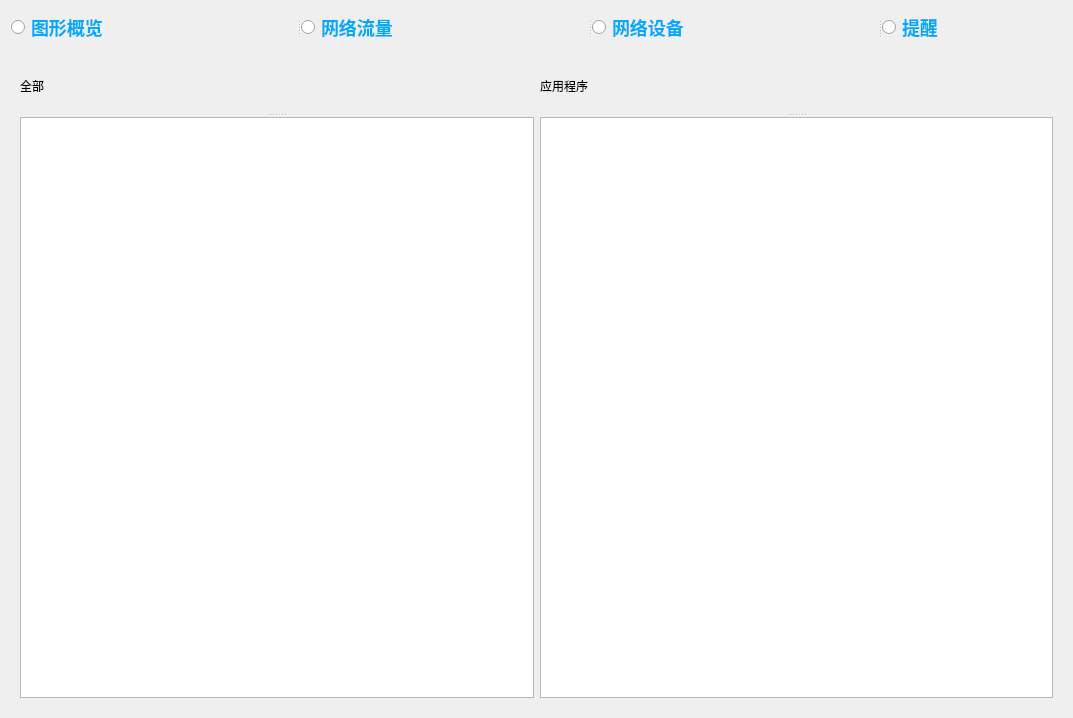
<?xml version="1.0" encoding="UTF-8"?>
<ui version="4.0">
 <class>Form</class>
 <widget class="QWidget" name="Form">
  <property name="geometry">
   <rect>
    <x>0</x>
    <y>0</y>
    <width>1073</width>
    <height>718</height>
   </rect>
  </property>
  <property name="windowTitle">
   <string>端口流量监控系统</string>
  </property>
  <layout class="QGridLayout" name="gridLayout">
   <item row="0" column="0">
    <widget class="QSplitter" name="splitter_5">
     <property name="styleSheet">
      <string notr="true">QRadioButton{
	font-family: &quot;Microsoft YaHei&quot;;
font-size: 18px;
font-weight: bold;
color: rgb(0, 170, 255);
}</string>
     </property>
     <property name="orientation">
      <enum>Qt::Horizontal</enum>
     </property>
     <widget class="QRadioButton" name="rbtn1">
      <property name="text">
       <string>图形概览</string>
      </property>
     </widget>
     <widget class="QRadioButton" name="rbtn2">
      <property name="text">
       <string>网络流量</string>
      </property>
     </widget>
     <widget class="QRadioButton" name="rbtn3">
      <property name="text">
       <string>网络设备</string>
      </property>
     </widget>
     <widget class="QRadioButton" name="rbtn4">
      <property name="text">
       <string>提醒</string>
      </property>
     </widget>
    </widget>
   </item>
   <item row="1" column="0">
    <widget class="QStackedWidget" name="stack_1">
     <property name="currentIndex">
      <number>0</number>
     </property>
     <widget class="QWidget" name="page">
      <layout class="QHBoxLayout" name="horizontalLayout_4">
       <item>
        <layout class="QHBoxLayout" name="horizontalLayout_2">
         <item>
          <widget class="QSplitter" name="splitter">
           <property name="orientation">
            <enum>Qt::Vertical</enum>
           </property>
           <widget class="QLabel" name="label">
            <property name="styleSheet">
             <string notr="true">font: 700 12pt &quot;Microsoft YaHei UI&quot;;</string>
            </property>
            <property name="text">
             <string>全部</string>
            </property>
           </widget>
           <widget class="QTextBrowser" name="textBrowser_1">
            <property name="styleSheet">
             <string notr="true">font: 16pt &quot;Microsoft YaHei UI&quot;;</string>
            </property>
           </widget>
          </widget>
         </item>
         <item>
          <widget class="QSplitter" name="splitter_3">
           <property name="orientation">
            <enum>Qt::Vertical</enum>
           </property>
           <widget class="QLabel" name="label_8">
            <property name="styleSheet">
             <string notr="true">font: 700 12pt &quot;Microsoft YaHei UI&quot;;</string>
            </property>
            <property name="text">
             <string>应用程序</string>
            </property>
           </widget>
           <widget class="QTextBrowser" name="textBrowser_2"/>
          </widget>
         </item>
        </layout>
       </item>
      </layout>
     </widget>
     <widget class="QWidget" name="page_4">
      <layout class="QHBoxLayout" name="horizontalLayout_3">
       <item>
        <widget class="QSplitter" name="splitter_13">
         <property name="orientation">
          <enum>Qt::Horizontal</enum>
         </property>
         <widget class="QSplitter" name="splitter_12">
          <property name="orientation">
           <enum>Qt::Vertical</enum>
          </property>
          <widget class="QLabel" name="label_7">
           <property name="styleSheet">
            <string notr="true">font: 700 12pt &quot;Microsoft YaHei UI&quot;;</string>
           </property>
           <property name="text">
            <string>计算机性能</string>
           </property>
          </widget>
          <widget class="QTextBrowser" name="textBrowser_6"/>
         </widget>
         <widget class="QSplitter" name="splitter_6">
          <property name="orientation">
           <enum>Qt::Vertical</enum>
          </property>
          <widget class="QLabel" name="label_5">
           <property name="layoutDirection">
            <enum>Qt::LeftToRight</enum>
           </property>
           <property name="styleSheet">
            <string notr="true">font: 700 12pt &quot;Microsoft YaHei UI&quot;;</string>
           </property>
           <property name="text">
            <string>网络设备</string>
           </property>
          </widget>
          <widget class="QTextBrowser" name="textBrowser_3"/>
         </widget>
        </widget>
       </item>
      </layout>
     </widget>
     <widget class="QWidget" name="page_3">
      <layout class="QVBoxLayout" name="verticalLayout_2">
       <item>
        <layout class="QGridLayout" name="gridLayout_3">
         <item row="0" column="0">
          <widget class="QSplitter" name="splitter_7">
           <property name="orientation">
            <enum>Qt::Horizontal</enum>
           </property>
           <widget class="QRadioButton" name="rbtn7">
            <property name="text">
             <string>全部</string>
            </property>
           </widget>
           <widget class="QRadioButton" name="rbtn8">
            <property name="text">
             <string>未读</string>
            </property>
           </widget>
          </widget>
         </item>
         <item row="0" column="1">
          <widget class="QLCDNumber" name="LCD"/>
         </item>
         <item row="1" column="0" colspan="2">
          <widget class="QStackedWidget" name="stack_3">
           <property name="styleSheet">
            <string notr="true">*{
	background-color:rgb(255, 253, 228)
}</string>
           </property>
           <property name="currentIndex">
            <number>0</number>
           </property>
           <widget class="QWidget" name="page_5">
            <layout class="QVBoxLayout" name="verticalLayout">
             <item>
              <widget class="QTextBrowser" name="textBrowser_4">
               <property name="styleSheet">
                <string notr="true">QTextBrowser{
	background-color:rgb(255, 255, 255)
}</string>
               </property>
              </widget>
             </item>
            </layout>
           </widget>
           <widget class="QWidget" name="page_6">
            <layout class="QVBoxLayout" name="verticalLayout_3">
             <item>
              <widget class="QTextBrowser" name="textBrowser_5">
               <property name="styleSheet">
                <string notr="true">QTextBrowser{
	background-color:rgb(255, 255, 255)
}</string>
               </property>
              </widget>
             </item>
            </layout>
           </widget>
          </widget>
         </item>
        </layout>
       </item>
      </layout>
     </widget>
     <widget class="QWidget" name="page_2">
      <widget class="QSplitter" name="splitter_10">
       <property name="geometry">
        <rect>
         <x>10</x>
         <y>30</y>
         <width>751</width>
         <height>31</height>
        </rect>
       </property>
       <property name="orientation">
        <enum>Qt::Horizontal</enum>
       </property>
       <widget class="QWidget" name="layoutWidget">
        <layout class="QHBoxLayout" name="horizontalLayout">
         <item>
          <widget class="QRadioButton" name="rbtn5">
           <property name="text">
            <string>全部</string>
           </property>
          </widget>
         </item>
         <item>
          <widget class="QRadioButton" name="rbtn6">
           <property name="text">
            <string>应用程序</string>
           </property>
          </widget>
         </item>
        </layout>
       </widget>
       <widget class="QLabel" name="label_4">
        <property name="layoutDirection">
         <enum>Qt::LeftToRight</enum>
        </property>
        <property name="styleSheet">
         <string notr="true">*{
	font-family: &quot;Microsoft YaHei&quot;;
	font-size: 16px;
	font-weight: bold;
	color: rgb(0, 0, 0);
}
	</string>
        </property>
        <property name="text">
         <string>日期</string>
        </property>
       </widget>
      </widget>
      <widget class="QStackedWidget" name="stack_2">
       <property name="geometry">
        <rect>
         <x>10</x>
         <y>70</y>
         <width>1031</width>
         <height>571</height>
        </rect>
       </property>
       <property name="styleSheet">
        <string notr="true">*{
	background-color:rgb(85, 255, 127)
}</string>
       </property>
       <property name="currentIndex">
        <number>1</number>
       </property>
       <widget class="QWidget" name="page_7">
        <widget class="QPushButton" name="button1">
         <property name="geometry">
          <rect>
           <x>460</x>
           <y>530</y>
           <width>81</width>
           <height>31</height>
          </rect>
         </property>
         <property name="styleSheet">
          <string notr="true">QPushButton{
 background-color:rgb(255, 0, 127)
font: 700 12pt &quot;Microsoft YaHei UI&quot;;
}</string>
         </property>
         <property name="text">
          <string>图像展示</string>
         </property>
        </widget>
        <widget class="QSplitter" name="splitter_2">
         <property name="geometry">
          <rect>
           <x>20</x>
           <y>30</y>
           <width>991</width>
           <height>481</height>
          </rect>
         </property>
         <property name="orientation">
          <enum>Qt::Vertical</enum>
         </property>
         <widget class="QLabel" name="label_2">
          <property name="styleSheet">
           <string notr="true">*{
	background-color:white;
	font: 12pt &quot;Microsoft YaHei UI&quot;
}</string>
          </property>
          <property name="text">
           <string>流量图</string>
          </property>
         </widget>
         <widget class="MplWidget2" name="asss" native="true">
          <property name="styleSheet">
           <string notr="true">*{
	background-color:white
}</string>
          </property>
         </widget>
        </widget>
       </widget>
       <widget class="QWidget" name="page_8">
        <widget class="QGraphicsView" name="graphicsView">
         <property name="geometry">
          <rect>
           <x>245</x>
           <y>33</y>
           <width>771</width>
           <height>521</height>
          </rect>
         </property>
         <property name="styleSheet">
          <string notr="true">*{
	background-color:rgb(255, 255, 255)
}</string>
         </property>
        </widget>
        <widget class="QListView" name="listView">
         <property name="geometry">
          <rect>
           <x>10</x>
           <y>33</y>
           <width>221</width>
           <height>521</height>
          </rect>
         </property>
         <property name="styleSheet">
          <string notr="true">*{
	blackground-color:white;
	font: 700 7pt &quot;Microsoft JhengHei UI&quot;
}</string>
         </property>
         <property name="editTriggers">
          <set>QAbstractItemView::NoEditTriggers</set>
         </property>
        </widget>
        <widget class="QLabel" name="label_6">
         <property name="geometry">
          <rect>
           <x>250</x>
           <y>10</y>
           <width>48</width>
           <height>18</height>
          </rect>
         </property>
         <property name="styleSheet">
          <string notr="true">QLabel#label_6{
	font: 12pt &quot;Modern No. 20&quot;
}</string>
         </property>
         <property name="text">
          <string>流量图</string>
         </property>
        </widget>
       </widget>
      </widget>
     </widget>
    </widget>
   </item>
  </layout>
 </widget>
 <customwidgets>
  <customwidget>
   <class>MplWidget2</class>
   <extends>QWidget</extends>
   <header location="global">mplwidget2.h</header>
   <container>1</container>
  </customwidget>
 </customwidgets>
 <resources/>
 <connections/>
</ui>
